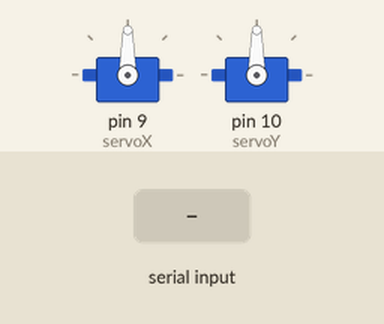
Recording of a sketch running on a simulated Arduino Uno, built with avr-gcc and run on an emulated ATmega328P. On the bench: 2 × servo. The test bench sets the inputs (shaded band).

Above: at 1.2 s.
1.3 s: "90,45\n" received over Serial
At 2.8 s:
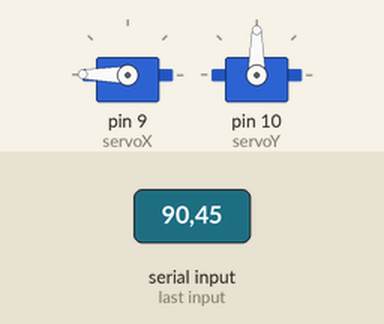
3.5 s: "2\n" received over Serial
At 4.3 s:
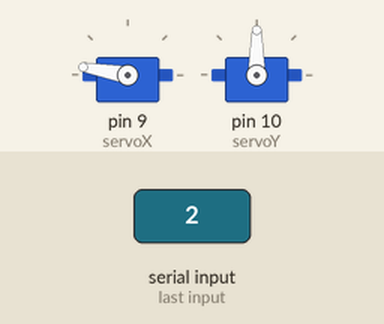
6.5 s: "30,150\n" received over Serial
8.9 s: "200\n" received over Serial
At 21.84 s:
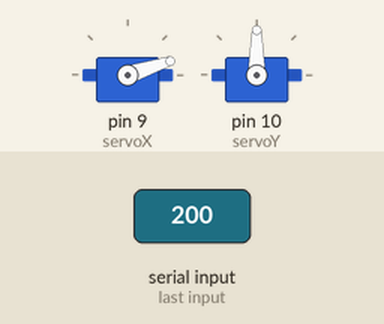
Timing chart, 0 to 21.9 s (numbered marks = the images above; inputs shaded):
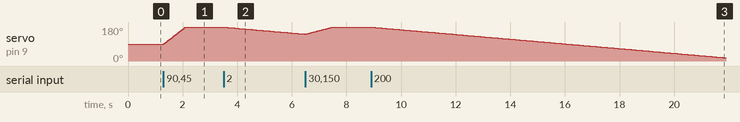

The sketch:

arduino_code.ino
```cpp
#include <Wire.h>
// #include <LiquidCrystal_I2C.h>
#include <Servo.h>

const byte numChars = 32;
char receivedChars[numChars];   // an array to store the received data

boolean newData = false;


float x = 90.0;
float y = 90.0;

int dx = 0;
int dy = 0;

char cx;
char cy;

const int pFactor = 300; // represents the inverse of the movement speed. (higher is slower)


// LiquidCrystal_I2C lcd(0x27,16,2);  // set the LCD address to 0x27 for a 16 chars and 2 line display

Servo servoX;  // on pin 9
Servo servoY;  // on pin 10

void setup() {
    Serial.begin(115200);
    // lcd.init();                      // initialize the lcd
    // lcd.backlight();
    servoX.attach(9);  // attaches the servo on pin 9 to the servo object
    servoY.attach(10);
    servoX.write(x);
    servoY.write(y);
}

void loop() {
    recvWithEndMarker();
    updateDxDy();

    if(dx==2)
    {
      dx = -1;
    }
    if(dy==2)
    {
      dy = -1;
    }

    if((x + (float(dx)/pFactor) <= 180.0 ) && (x + (float(dx)/pFactor) >= 0.0))
    {
      x += (float(dx)/pFactor);
    }
    if((y + (float(dy)/pFactor) <= 180.0) && (y + (float(dy)/pFactor) >= 0.0))
    {
      y += (float(dy)/pFactor);
    }

    // lcd.setCursor(0,0);
    // lcd.print("dx: ");
    // lcd.setCursor(5,0);
    // lcd.print(dx);
    // lcd.setCursor(0,1);
    // lcd.print("dy: ");
    // lcd.setCursor(5,1);
    // lcd.print(dy);

    servoX.write(int(x));
    servoY.write(int(y));                 // sets the servo position according to the scaled value
}

void recvWithEndMarker() {
    static byte ndx = 0;
    char endMarker = '\n';
    char rc;

    while (Serial.available() > 0 && newData == false) {
        rc = Serial.read();

        if (rc != endMarker) {
            receivedChars[ndx] = rc;
            ndx++;
            if (ndx >= numChars) {
                ndx = numChars - 1;
            }
        }
        else {
            receivedChars[ndx] = '\0'; // terminate the string
            ndx = 0;
            newData = true;
        }
    }
}

void updateDxDy() {
    if (newData == true) {
        cx = receivedChars[0];
        cy = receivedChars[1];

        dx = String(cx).toInt();
        dy = String(cy).toInt();
        newData = false;
    }
}
```

Measured:
- after the input at 1.3 s, servo on pin 9 (servoX): moves from 90° to 179° over 0.78 s, starting at once
- after the input at 3.5 s, servo on pin 9 (servoX): moves from 179° to 142° over 2.9 s, starting after 0.08 s
- after the input at 8.9 s, servo on pin 9 (servoX): moves from 179° to 17° over 12.9 s, starting after 0.08 s
